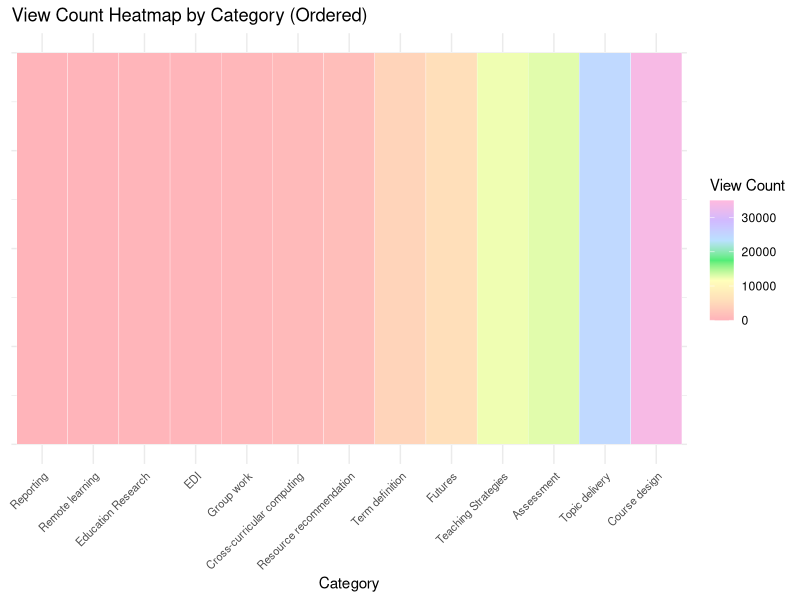

Here is the R script that generated this plot:
library(ggplot2)

# Data for the categories and their view counts
data_categories <- data.frame(
  category = c(
    "Assessment", "Course design", "Cross-curricular computing",
    "EDI", "Education Research", "Futures", "Group work", 
    "Remote learning", "Reporting", "Resource recommendation", 
    "Teaching Strategies", "Term definition", "Topic delivery"
  ),
  view_count = c(
    12890, 33932, 916, 289, 238, 5830, 555, 
    81, 65, 1371, 12335, 4297, 24621
  )
)

# Order the data by view count (ascending order)
data_categories <- data_categories[order(data_categories$view_count), ]

# Create a pastel rainbow palette by blending lighter shades
pastel_rainbow <- colorRampPalette(c(
  "#FFB3BA",  # Pastel red
  "#FFDFBA",  # Pastel orange
  "#FFFFBA",  # Pastel yellow
  "#51ed78",  # Green
  "#BAE1FF",  # Pastel blue
  "#D1BAFF",  # Pastel purple
  "#FFBADF"   # Pastel pink
))(7)

# Create the heatmap using geom_tile
ggplot(data_categories, aes(x = factor(category, levels = category), y = 1, fill = view_count)) +
  geom_tile(color = "white", linewidth = 0.1) +  # Tiles with borders
  
  # Apply colour scale
  scale_fill_gradientn(colors = pastel_rainbow, 
                       name = "View Count", 
                       limits = c(0, 35000)) +  # Set limits for the scale
  
  # Customize the plot
  theme_minimal() +
  labs(x = "Category", y = NULL, title = "View Count Heatmap by Category (Ordered)") +
  
  # Adjust theme for better readability
  theme(axis.text.x = element_text(angle = 45, hjust = 1, size = 8),
        axis.text.y = element_blank(),  # Hide y-axis
        axis.ticks.y = element_blank(),  # Hide y-axis ticks
        legend.position = "right")  # Position legend on the right side
